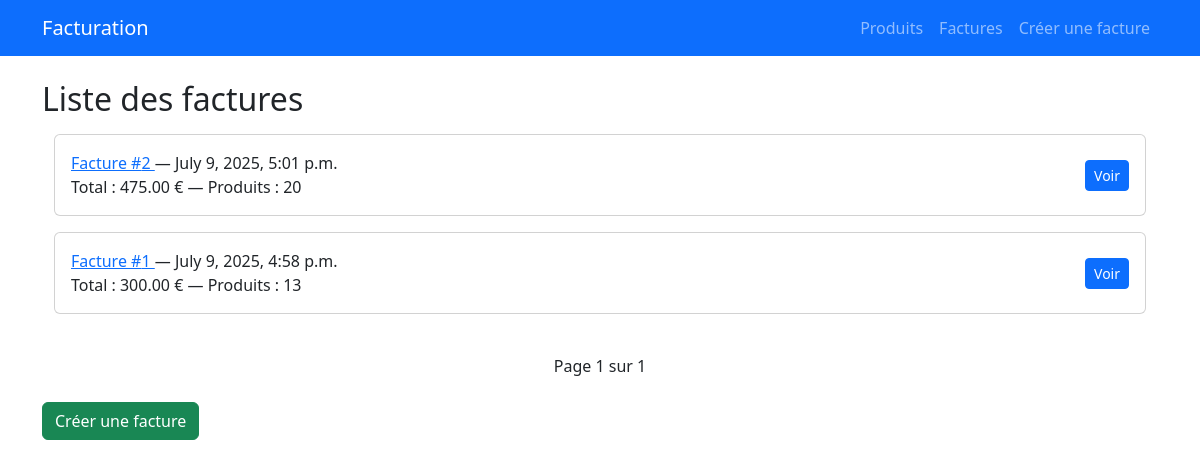
Page /factures/ on the earlier database version.
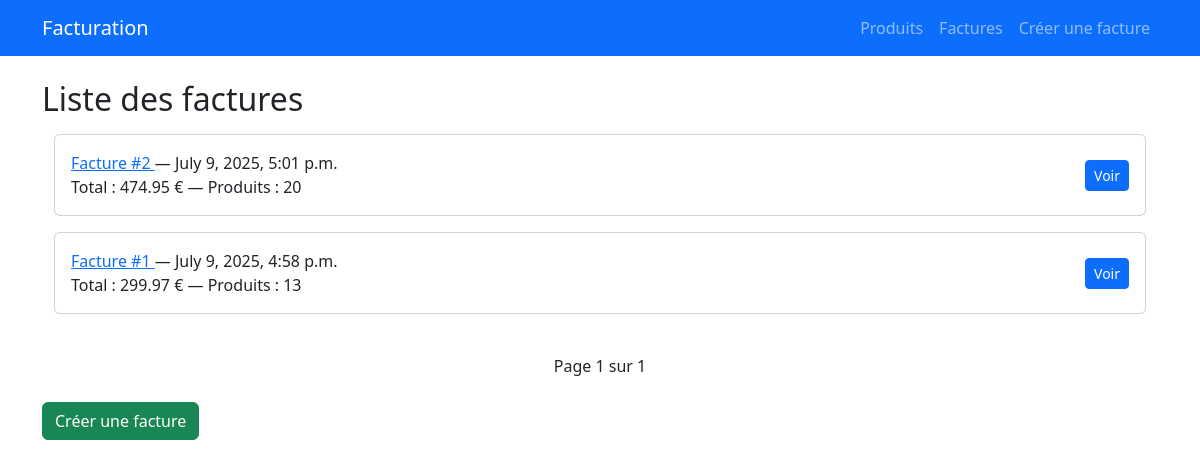
Same page on the later database version.
### gestion/models.py (models this page shows, shortened)
class Facture(models.Model):
    date_creation = models.DateTimeField(auto_now_add=True)
    def total(self):
        return sum(ligne.produit.prix * ligne.quantite for ligne in self.lignes.all())
    def nombre_produits(self):
        return sum(ligne.quantite for ligne in self.lignes.all())

class LigneFacture(models.Model):
    facture = models.ForeignKey(Facture, on_delete=models.CASCADE, related_name='lignes')
    produit = models.ForeignKey(Produit, on_delete=models.CASCADE)
    quantite = models.PositiveIntegerField(default=1)

class Produit(models.Model):
    nom = models.CharField(max_length=100)
    prix = models.DecimalField(max_digits=10, decimal_places=2)
    date_peremption = models.DateField()

### gestion/views.py (the view)
# urls.py: path('factures/', views.facture_liste, name='facture_liste'),
def facture_liste(request):
    factures = Facture.objects.order_by('-date_creation')
    paginator = Paginator(factures, 5)  # 5 factures par page
    page_number = request.GET.get('page')
    page_obj = paginator.get_page(page_number)
    return render(request, 'facture_liste.html', {
        'page_obj': page_obj
    })

### gestion/templates/facture_liste.html (shortened to what this page needs)
{% extends 'base.html' %}
{% block content %}
<h2 class="mb-3">Liste des factures</h2>
<div class="container">
  <div class="row row-cols-1">
    {% for facture in page_obj %}
      <div class="col mb-3">
        <div class="card p-3 d-flex flex-column flex-md-row justify-content-between align-items-center">
          <div>
            <a href="{% url 'facture_detail' facture.id %}">
              Facture #{{ facture.id }}
            </a> — {{ facture.date_creation }}
            <br>
            Total : {{ facture.total }} € — Produits : {{ facture.nombre_produits }}
          </div>
          <div>
            <a href="{% url 'facture_detail' facture.id %}" class="btn btn-sm btn-primary">Voir</a>
          </div>
        </div>
      </div>
    {% empty %}
      <div class="col">
        <div class="alert alert-info">Aucune facture enregistrée.</div>
      </div>
    {% endfor %}
  </div>
</div>
<div class="d-flex justify-content-between align-items-center mt-4">
  <span>Page {{ page_obj.number }} sur {{ page_obj.paginator.num_pages }}</span>
</div>
<div class="mt-4">
  <a href="{% url 'facture_creer' %}" class="btn btn-success">Créer une facture</a>
</div>
{% endblock %}

Differences in the rows shown:
changed through a linked row, Facture "July 9, 2025, 5:01 p.m.": total "475.00" → "474.95"
changed through a linked row, Facture "July 9, 2025, 4:58 p.m.": total "300.00" → "299.97"
